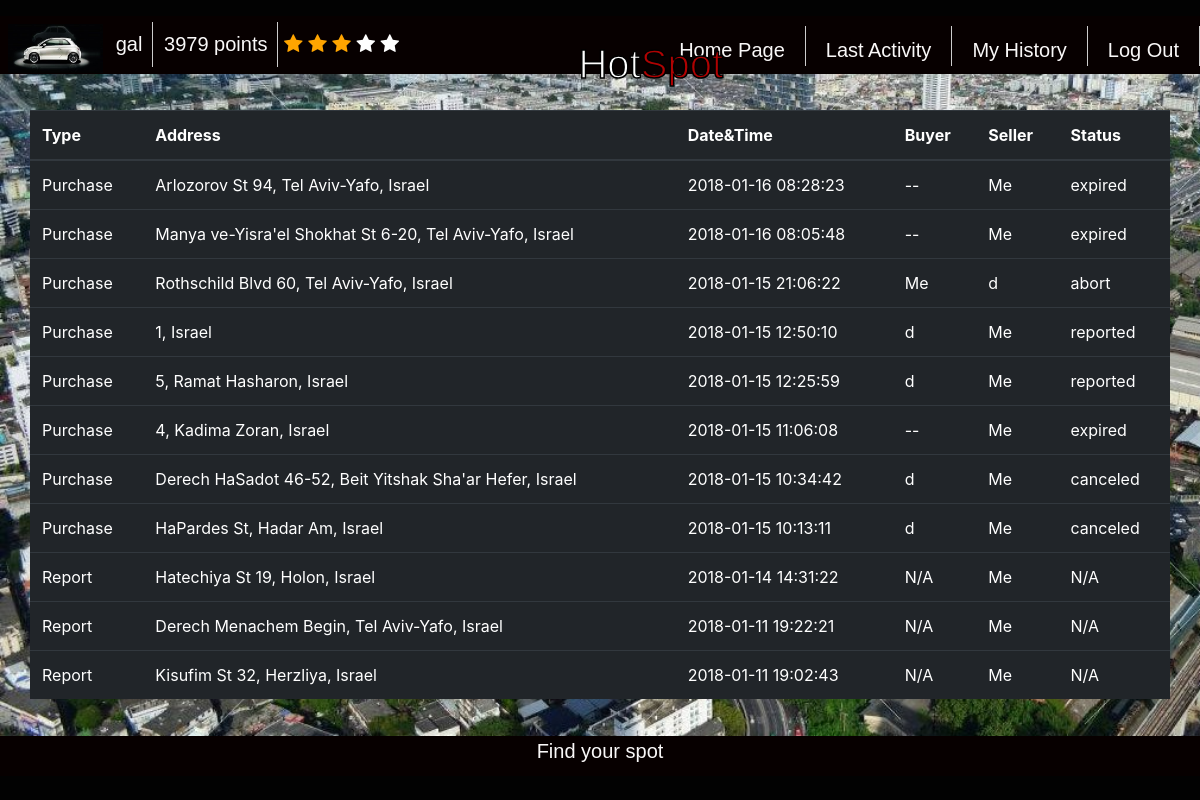
Before: /history/ (signed in) with the older database file.
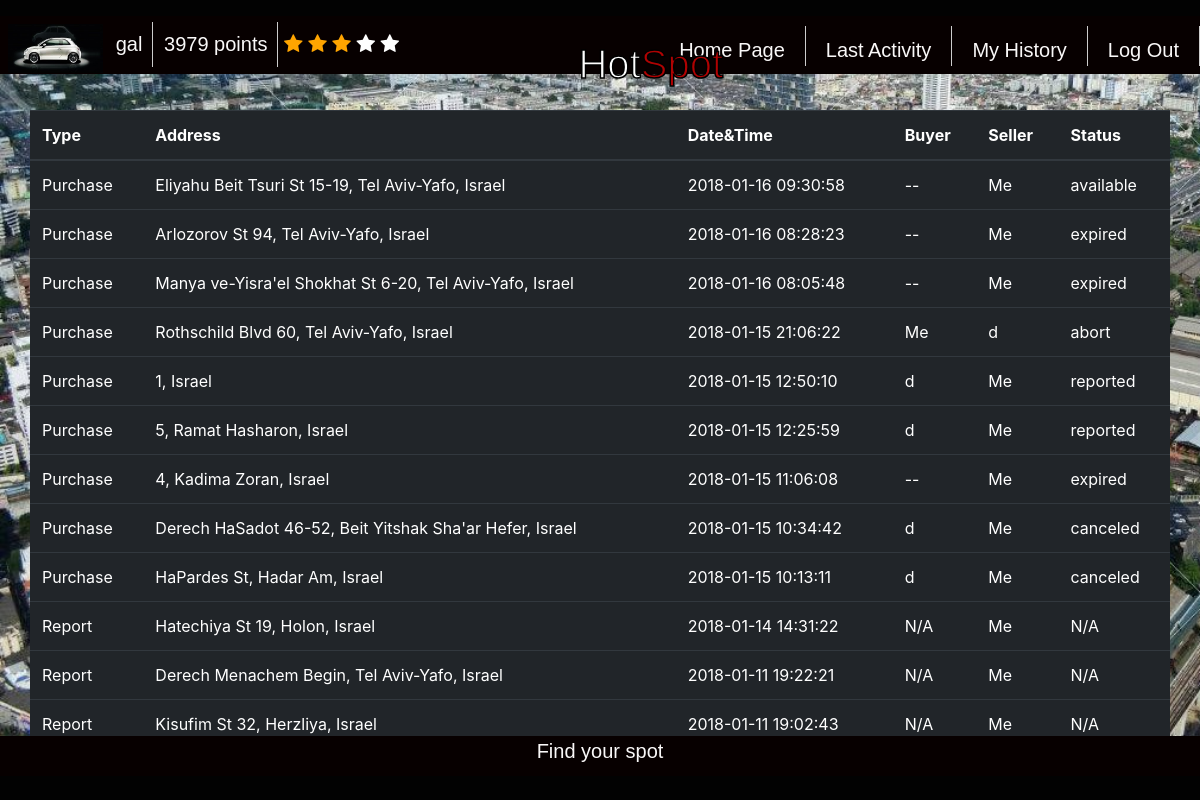
After: the same page with the newer database file.
### polls/models.py (models this page shows)
class Profile(models.Model):
	user = models.OneToOneField(User, on_delete=models.CASCADE)
	phone_number 	= models.CharField(max_length=20, blank=True)
	points 		= models.IntegerField(default=50) #start with 50 points.
	rating 		= models.IntegerField(default=2) # start with rating 2
	is_blocked 	= models.IntegerField(default=0) # start with is blocked 0.
	num_reported 	= models.IntegerField(default=0) # start with 0 reported purchases

class Purchase(models.Model):
	buyer_id	= models.IntegerField(default=-1) 	# user id
	seller_id	= models.IntegerField(default=-1) 	# user id
	cost 		= models.IntegerField(default=10)
	parking_time 	= models.CharField(max_length=200, default="") #  max 30 minutes from the offering time
	status 		= models.CharField(max_length=200, default="available") # available, in process, done, canceled, expired etc.
	parking_rate 	= models.DecimalField(max_digits=3,decimal_places=2,default=Decimal('0.0000'))
	target_address_lat = models.CharField(max_length=2000)
	target_address_lng = models.CharField(max_length=2000)
	parking_address = models.CharField(default='Tel Aviv', max_length=200) #string. full address
	parking_address_lat = models.CharField(max_length=2000)
	parking_address_lng = models.CharField(max_length=2000)
	lock 			= threading.Lock()
	cond 			= threading.Condition(threading.Lock())
	pin_code		= models.CharField(max_length=2000, default="-1")
	attempt_failure = models.IntegerField(default=0)
	parking_actual_rank = models.DecimalField(max_digits=3,decimal_places=2,default=Decimal('0.0000'))
	def class_name(self):
    		return Purchase.__name__

class FreeSpot(models.Model):
	reporters_ids	= models.CharField(default="", max_length = 20000) 	# user id
	last_report_time= models.CharField(max_length=200, default="") #  max 30 minutes from the offering time
	parking_address = models.CharField(max_length=200) #coordinates of parking address. (x,y)
	street_name		= models.CharField(max_length=200) # Parking street name
	parking_address_lat = models.CharField(max_length=2000)
	parking_address_lng = models.CharField(max_length=2000)
	lock 			= threading.Lock()
	cond 			= threading.Condition(threading.Lock())
	parking_rank	= models.IntegerField(default=0) # start with rating 0
	is_verified		= models.IntegerField(default=0) # start with rating 0
	def class_name(self):
    		return FreeSpot.__name__

### polls/views.py (the view)
# urls.py: url(r'^history/$', views.call_history, name='call_history'),
def call_history(request):
	sell_purchase = Purchase.objects.filter(seller_id = request.user.pk)
	buy_purchase = Purchase.objects.filter(buyer_id = request.user.pk)
	all_free_spot = FreeSpot.objects.all()
	update_user_spots_status (request.user.pk)
	free_spot = []
	for spot in all_free_spot:
		reporters_ids_list = json.loads(spot.reporters_ids)
		if request.user.pk in reporters_ids_list:
			free_spot.append(spot)
	all_history = list(sell_purchase) + list(buy_purchase) + list(free_spot)
	all_history.sort(key=lambda x: datetime.datetime.strptime(x.parking_time, "%Y-%m-%d %H:%M:%S") if x.class_name() == "Purchase" else datetime.datetime.strptime(x.last_report_time, "%Y-%m-%d %H:%M:%S"), reverse=True)
	history_as_table = []
	for element in all_history:
		address = element.parking_address
		if element.class_name() == "Purchase":
			elemnt_type = "Purchase"
			status = element.status
			date_and_time = element.parking_time
			if (element.seller_id == request.user.pk):
				if (element.buyer_id == -1):
					buyer_username = "--"
				else:
					buyer_username = User.objects.get(pk = element.buyer_id).username
				seller_username = "Me"
			else:
				if (element.seller_id == -1):
					seller_username = "--"
				else:
					seller_username = User.objects.get(pk = element.seller_id).username
				buyer_username = "Me"
		else:
			elemnt_type = "Report"
			date_and_time = element.last_report_time
			buyer_username = "N/A"
			seller_username = "Me"
			status = "N/A"
		current_row = [elemnt_type, address, date_and_time, buyer_username, seller_username, status]
		history_as_table.append(current_row)
	return render(request, 'polls/history.html', {'history_as_table':history_as_table})

### polls/views.py (called while the page is built)
def getAllUserActivities(user_pk):
	'''
	get all purchases user with pk = user_pk took part in as buyer or seller
	'''
	sell_purchases = Purchase.objects.filter(seller_id = user_pk)
	buy_purchases = Purchase.objects.filter(buyer_id = user_pk)
	all_purchases = list(sell_purchases)  + list(buy_purchases)
	return all_purchases

def update_user_spots_status(user_id):
	'''
	iterate all over purchases  the user participated in and if
	passed the parking due time change status to expired
	'''
	all_user_spot = getAllUserActivities(user_id)
	for spot in all_user_spot:
		if (spot.status == ParkingStatus.AVAILABLE):# or spot.status == ParkingStatus.IN_PROCESS):
			if (minutes_elapsed(spot.parking_time) > 0):
				spot.status = ParkingStatus.EXPIRED
				print(ParkingStatus.EXPIRED)
				spot.save()

def minutes_elapsed(last_failure_in_string):
	"""
		Return True if user is still in timeout
	"""
	last_failure_in_datetime = datetime.datetime.strptime(last_failure_in_string, "%Y-%m-%d %H:%M:%S")
	diff = (datetime.datetime.now() - last_failure_in_datetime)
	return (diff.total_seconds() / 60)

### polls/templates/polls/history.html (shortened to what this page needs)
<!DOCTYPE html>
<html>
 {% load static %}
    <link rel="stylesheet" type="text/css" href="{% static "polls/_css/logo.css" %}">
    <link rel="stylesheet" type="text/css" href="{% static "polls/_css/history.css" %}">
<head>
  <link rel="stylesheet" href="https://maxcdn.bootstrapcdn.com/bootstrap/4.0.0-beta.2/css/bootstrap.min.css">
	<link rel="stylesheet" href="https://cdnjs.cloudflare.com/ajax/libs/font-awesome/4.7.0/css/font-awesome.min.css">
</head>
<body>
	<div class="all_site">
        <div class="cover">
        <header>
            <div class="logo">
                <img src="{% static "polls/_images/cars.jpg" %}" height="49"/>
            </div>
            <pro>
                <li>{{request.user.username}}</li>
                <li>{{request.user.profile.points}} points</li>
                    <span id="star1" class="fa fa-star"></span>
                    <span id="star2" class="fa fa-star"></span>
                    <span id="star3" class="fa fa-star"></span>
                    <span id="star4" class="fa fa-star"></span>
                    <span id="star5" class="fa fa-star"></span>
            </pro>
            <nav>
                <ur>
                    <a href="{% url 'polls:logout' %}"><li>Log Out</li></a>
                    <a href="{% url 'polls:call_history' %}"><li>My History </li></a>
                    <a href="{% url 'polls:call_last_activity' %}"><li>Last Activity</li></a>
                    <a href="{% url 'polls:homepage' %}"><li>Home Page</li></a>
                </ur>
            </nav>
                    <div class="main">
                        <div class="box_txt">
                            <div><h1>Hot<span>Spot</span></h1></div>
                        </div>
                    </div>
        </header>
        <table class="table table-dark">
            <thead>
                <tr>
	                <th>Type</th>
                    <th>Address</th>
                    <th>Date&Time</th>
                    <th>Buyer</th>
                    <th>Seller</th>
                    <th>Status</th>
                </tr>
            </thead>
            <tbody>
	        {% for row in history_as_table %}
      		<tr>
        		<td>{{row.0}}</td>
        		<td>{{row.1}}</td>
        		<td>{{row.2}}</td>
        		<td>{{row.3}}</td>
        		<td>{{row.4}}</td>
        		<td>{{row.5}}</td>
      		</tr>
 	        {% endfor %}
            </tbody>
        </table>
        </div>
        <footer>
            <p>Find your spot</p>
        </footer>
    </div>
    </body>
</html>

### polls/static/polls/_css/logo.css (style rules this page uses)
body { position: absolute; top: 0; left: 0; right: 0; bottom: 0; margin: 0; width:100%; height: 100%; }
header .logo { width:auto; float: left; text-align: left; margin-left:0; padding: 0.5rem; height: auto; }
header pro { width:30%; height: 50px; float: left; font-family: 'Exo', sans-serif; font-size: 20px; font-weight: 100; margin-top: 0.5%; color: #fff; }
header pro li { display:inline-block; color: rgb(250, 248, 248); padding:0 10px; vertical-align:center; text-align: center; border-right: 1px solid #ccc; line-height: 45px; margin-left:-5px; }
header nav { width:50%; height: 50px; float: right; margin-top: 10px; }
header nav ur { list-style-type: none; padding: 200; margin:auto; }
header nav ur li { display:inline-block; color: rgb(250, 248, 248); height:40px; padding:0 20px; line-height:49px; font-family: 'Exo', sans-serif; font-size: 20px; vertical-align:center; text-align: center; float: right; border-right: 1px solid #ccc; }
footer { position: relative; margin-top: 0%; float: left; width: 100%; background-color: #070000; right:0; margin-bottom: 0%; left:0; bottom:0%; font-family: 'Exo', sans-serif; font-size: 20px; height: 5%; text-align: center; color: rgb(250, 248, 248); }

### polls/static/polls/_css/history.css (style rules this page uses)
.all_site { position: absolute; width: 100%; height: 100%; background-color:rgb(2, 2, 2); margin: auto; }
header { height: 8%; float: left; width:100%; background:#070000; }
.cover { position: relative; width: 100%; height: 90%; background-image:url("../_images/busy_street2.jpg"); background-size: cover; }
.main { position: relative; width: 30%; float: left; margin-top: -3%; margin-left: 30%; }
.main .box_txt { margin-top: 0%; color: #fff; font-family: 'Exo', sans-serif; font-size: 25px; text-align: center; -webkit-text-stroke-width: 1.5px; -webkit-text-stroke-color: black; }
.main .box_txt span { color: #af0202 !important; }
.cover .table { position: relative; width:95%; margin-right: 0%; margin-left: 2.5%; margin-top: 15%; top:5%; }

### polls/templates/polls/history.html (style rules this page uses)
.checked { color: orange; z-index: 5; }

Changed rows visible on the page:
added Purchase: parking_address "Eliyahu Beit Tsuri St 15-19, Tel Aviv-Yafo, Israel", parking_time "2018-01-16 09:30:58", status "available"
Other visible differences:
new list line: "Purchase -- Me"
